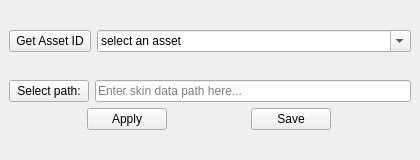
<?xml version="1.0" encoding="UTF-8"?>
<ui version="4.0">
 <class>saverWindow</class>
 <widget class="QMainWindow" name="saverWindow">
  <property name="geometry">
   <rect>
    <x>0</x>
    <y>0</y>
    <width>420</width>
    <height>160</height>
   </rect>
  </property>
  <property name="sizePolicy">
   <sizepolicy hsizetype="MinimumExpanding" vsizetype="MinimumExpanding">
    <horstretch>0</horstretch>
    <verstretch>0</verstretch>
   </sizepolicy>
  </property>
  <property name="minimumSize">
   <size>
    <width>420</width>
    <height>150</height>
   </size>
  </property>
  <property name="maximumSize">
   <size>
    <width>16777215</width>
    <height>16777215</height>
   </size>
  </property>
  <property name="baseSize">
   <size>
    <width>0</width>
    <height>0</height>
   </size>
  </property>
  <property name="windowTitle">
   <string>MainWindow</string>
  </property>
  <widget class="QWidget" name="saverWidget">
   <property name="enabled">
    <bool>true</bool>
   </property>
   <property name="sizePolicy">
    <sizepolicy hsizetype="MinimumExpanding" vsizetype="MinimumExpanding">
     <horstretch>0</horstretch>
     <verstretch>0</verstretch>
    </sizepolicy>
   </property>
   <property name="minimumSize">
    <size>
     <width>420</width>
     <height>150</height>
    </size>
   </property>
   <property name="focusPolicy">
    <enum>Qt::NoFocus</enum>
   </property>
   <layout class="QGridLayout" name="gridLayout">
    <item row="1" column="0" colspan="2">
     <layout class="QHBoxLayout" name="horizontalLayout">
      <item>
       <widget class="QPushButton" name="get_idButton">
        <property name="sizePolicy">
         <sizepolicy hsizetype="Fixed" vsizetype="Fixed">
          <horstretch>0</horstretch>
          <verstretch>0</verstretch>
         </sizepolicy>
        </property>
        <property name="toolTip">
         <string>Gets asset ID from FRAGRoot </string>
        </property>
        <property name="text">
         <string> Get Asset ID </string>
        </property>
       </widget>
      </item>
      <item>
       <widget class="QComboBox" name="asset_idLine">
        <property name="editable">
         <bool>true</bool>
        </property>
        <property name="currentText">
         <string>select an asset</string>
        </property>
       </widget>
      </item>
     </layout>
    </item>
    <item row="18" column="0" colspan="2">
     <layout class="QHBoxLayout" name="horizontalLayout_2">
      <item>
       <widget class="QPushButton" name="importButton">
        <property name="maximumSize">
         <size>
          <width>80</width>
          <height>25</height>
         </size>
        </property>
        <property name="toolTip">
         <string>Apply previously saved skin weights</string>
        </property>
        <property name="autoFillBackground">
         <bool>false</bool>
        </property>
        <property name="text">
         <string>Apply</string>
        </property>
        <property name="autoDefault">
         <bool>true</bool>
        </property>
        <property name="default">
         <bool>false</bool>
        </property>
       </widget>
      </item>
      <item>
       <widget class="QPushButton" name="exportButton">
        <property name="maximumSize">
         <size>
          <width>80</width>
          <height>25</height>
         </size>
        </property>
        <property name="toolTip">
         <string>Save current skin weights</string>
        </property>
        <property name="text">
         <string>Save</string>
        </property>
       </widget>
      </item>
     </layout>
    </item>
    <item row="15" column="0" colspan="2">
     <layout class="QHBoxLayout" name="horizontalLayout_3">
      <item>
       <widget class="QPushButton" name="pathButton">
        <property name="minimumSize">
         <size>
          <width>0</width>
          <height>0</height>
         </size>
        </property>
        <property name="maximumSize">
         <size>
          <width>80</width>
          <height>16777215</height>
         </size>
        </property>
        <property name="toolTip">
         <string/>
        </property>
        <property name="text">
         <string>Select path:</string>
        </property>
       </widget>
      </item>
      <item>
       <widget class="QLineEdit" name="pathField">
        <property name="placeholderText">
         <string>Enter skin data path here...</string>
        </property>
       </widget>
      </item>
     </layout>
    </item>
    <item row="2" column="0">
     <spacer name="verticalSpacer_2">
      <property name="orientation">
       <enum>Qt::Vertical</enum>
      </property>
      <property name="sizeHint" stdset="0">
       <size>
        <width>20</width>
        <height>1</height>
       </size>
      </property>
     </spacer>
    </item>
    <item row="19" column="0">
     <spacer name="verticalSpacer">
      <property name="orientation">
       <enum>Qt::Vertical</enum>
      </property>
      <property name="sizeHint" stdset="0">
       <size>
        <width>20</width>
        <height>1</height>
       </size>
      </property>
     </spacer>
    </item>
    <item row="0" column="0">
     <spacer name="verticalSpacer_3">
      <property name="orientation">
       <enum>Qt::Vertical</enum>
      </property>
      <property name="sizeHint" stdset="0">
       <size>
        <width>20</width>
        <height>1</height>
       </size>
      </property>
     </spacer>
    </item>
   </layout>
  </widget>
 </widget>
 <resources/>
 <connections/>
</ui>
